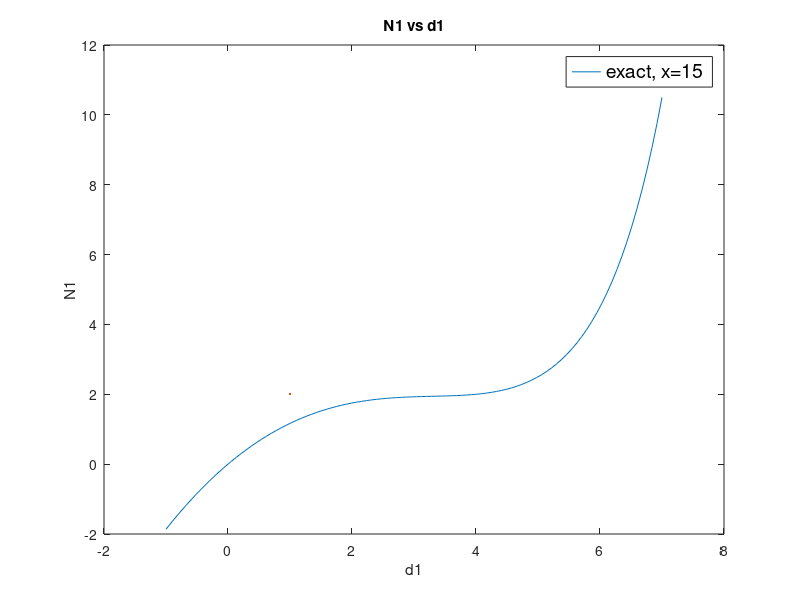
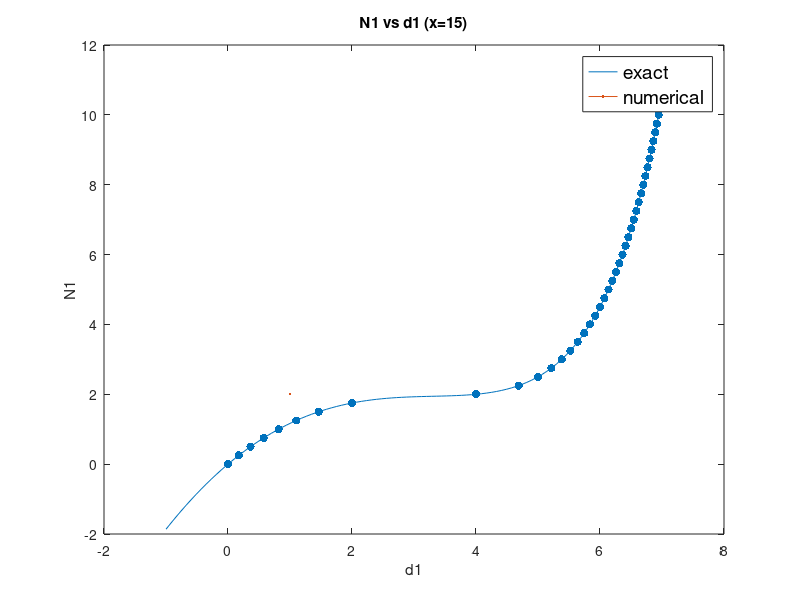
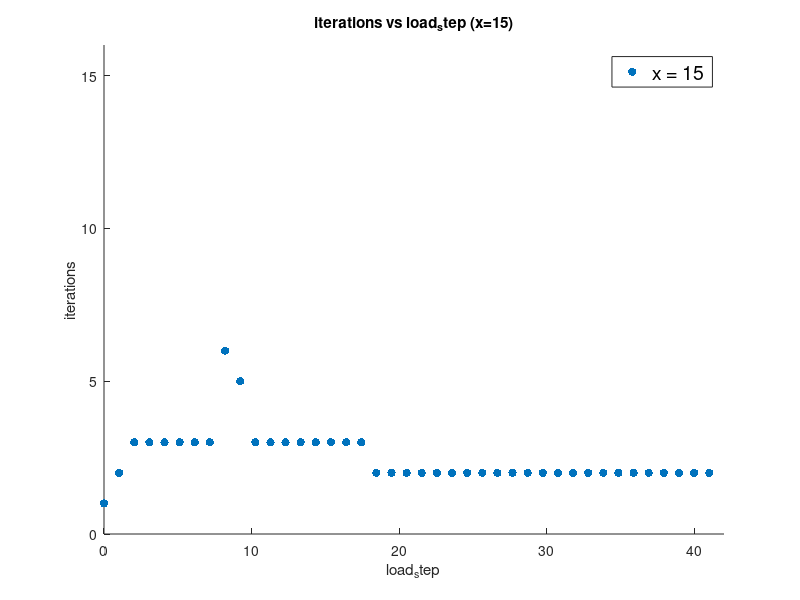
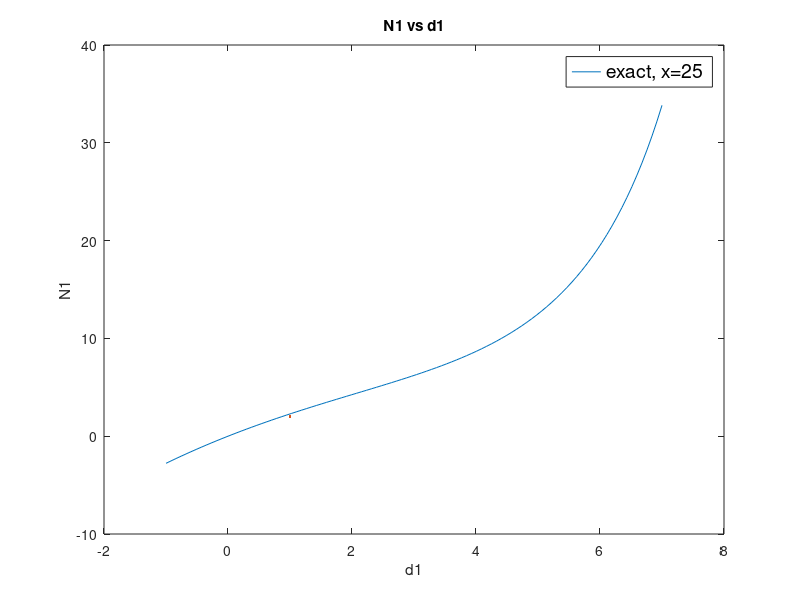

The MATLAB source for these figures, in order:
% This is the Newton-Raphson with line search algorithm solver for HW3
% Reference: H. Matthies and G. Strange. IJNME, 14 (1979) 1613-1626
clear all; clc;

%% x =15
% exact internal force
x = 15;
N1 = @(d1,d2) x * d1 ./ (10.0 - d1) - 0.5 * d2.*d2;
N2 = @(d1,d2) d2 - d1;

% external force
load_step = 0.25;
load_max = 10.0;
load_num = load_max / load_step;
F1 = @(n) load_step * n;
F2 = @(n) 0.0;

% Jacobian
J = zeros(2,2);
dN1_dd1 = @(d1,d2) 10*x / ((10.0-d1)*(10.0-d1));
dN1_dd2 = @(d1,d2) -d2;
dN2_dd1 = @(d1,d2) -1.0;
dN2_dd2 = @(d1,d2) 1.0;

% Residual R
R = zeros(2,1);
R1 = @(d1,d2,n) N1(d1,d2) - F1(n);
R2 = @(d1,d2,n) N2(d1,d2) - F2(n);


% Newton-Raphson Algorithm
% K * Deltad = -R
Deltad = zeros(2,1);
d = zeros(2,1);
tol = 1.0e-4;
d_sol = zeros(2, load_num + 1);
d_sol(:,1) = d;
iter_num = zeros(1, load_num+1);

% line search
stol = 0.5;


for n = 0:load_num
    iter_step = 0;    % record the iterate numbers

    R(1) = R1(d(1),d(2),n);
    R(2) = R2(d(1),d(2),n);
    R_norm = sqrt(R(1) * R(1) + R(2) * R(2));
    R_norm0 = R_norm;

    while true
        J(1,1) = dN1_dd1(d(1),d(2));
        J(1,2) = dN1_dd2(d(1),d(2));
        J(2,1) = dN2_dd1(d(1),d(2));
        J(2,2) = dN2_dd2(d(1),d(2));

        Deltad = -J\R;

        G0 = Deltad' * R;

        d = d + Deltad;
        iter_step = iter_step + 1;

        if iter_step == 15
            break;
        end

        R(1) = R1(d(1),d(2),n);
        R(2) = R2(d(1),d(2),n);
        R_norm = sqrt(R(1) * R(1) + R(2) * R(2));

        G = Deltad' * R;

        s = 1;
        % Line Search
        % find a s such that abs(G) <= stol * abs(G0)
        if abs(G) > stol * abs(G0)
            linmax = 10;
            smax = 16;
            sb = 0;
            sa = s;
            Gb = G0;
            Ga = G;

            % temporary variables
            d_temp = d;
            R_temp = zeros(2,1);

            % find bracket on zero
            % if Ga * Gb > 0, [sb,sa] no zero point
            % then enlarge the bracket to [sa, 2sa]
            % compute the corresponding R_temp and Gb, Ga 
            % in new bracket [sa,2sa]
            while (Ga * Gb > 0 && sa < smax)
                sb = sa;
                sa = 2*sa;
                Gb = Ga;
                d_temp = d_temp + sa * Deltad;
                R_temp(1) = R1(d_temp(1),d_temp(2),n);
                R_temp(2) = R2(d_temp(1),d_temp(2),n);
                Ga = Deltad' * R_temp;
            end

            step = sa; 
            G = Ga;
            lin_step = 0;
            % now we have already found the bracket [sb,sa]
            % which contains the zero point. Ga * Gb < 0

            % Illinois algorithm to find zero
            % while still abs(G) > stol * abs(G0), criteria is not satisfied
            while (lin_step <= linmax && Ga * Gb < 0 && ...
                    abs(G) > stol * abs(G0) ) %|| abs(sb-sa) > stol * 0.5 * (sb+sa)))
                step = sa - Ga * (sa - sb) / (Ga - Gb);   % linear interpolation
                d_temp = d_temp + step * Deltad;
                R_temp(1) = R1(d_temp(1),d_temp(2),n);
                R_temp(2) = R2(d_temp(1),d_temp(2),n);
                G = Deltad' * R_temp;

                if G * Ga > 0
                    Gb = 0.5 * Gb;
                else
                    sb = sa;
                    Gb = Ga;
                end
                sa = step;
                Ga = G;
                lin_step = lin_step + 1;
            end
            s = step;
            % update the new updates
            d = d + s * Deltad;
    
            R(1) = R1(d(1),d(2),n);
            R(2) = R2(d(1),d(2),n);
            R_norm = sqrt(R(1) * R(1) + R(2) * R(2));
        end

        if R_norm <= tol * R_norm0
            break;
        end
    end
    iter_num(:,n+1) = iter_step;
    d_sol(:,n+1) = d;
end


% plot (a) x = 15
figure;
d_exact = linspace(-1,7,100);
N1_exact = N1(d_exact, d_exact);
plot(d_exact, N1_exact, LineWidth=2);
title("N1 vs d1");
xlabel("d1");
ylabel("N1");
legend("exact, x=15",'Location', 'Best', 'FontSize', 14, 'Box', 'on');

%plot (b) x = 15
figure;
d_exact = linspace(-1,7,100);
N1_exact = N1(d_exact, d_exact);
N1_sol = N1(d_sol(1,:), d_sol(1,:));
plot(d_exact, N1_exact, LineWidth=2);
hold on;
scatter(d_sol(1,:),N1_sol,"filled");
title("N1 vs d1 (x=15)");
xlabel("d1");
ylabel("N1");
legend("exact","numerical",'Location', 'Best', 'FontSize', 14, 'Box', 'on');

%plot (c)  x= 15
figure;
load_steps = linspace(0,load_num + 1, load_num + 1);
scatter(load_steps, iter_num, "filled");
title("iterations vs load_step (x=15)");
xlim([0,42]);
ylim([0,16]);
xlabel("load_step");
ylabel("iterations");
legend("x = 15",'Location', 'Best', 'FontSize', 14, 'Box', 'on');



%% x = 25
% exact internal force
x = 25;
N1 = @(d1,d2) x * d1 ./ (10.0 - d1) - 0.5 * d2.*d2;
N2 = @(d1,d2) d2 - d1;

% external force
load_step = 0.25;
load_max = 10.0;
load_num = load_max / load_step;
F1 = @(n) load_step * n;
F2 = @(n) 0.0;

% Jacobian
J = zeros(2,2);
dN1_dd1 = @(d1,d2) 10*x / ((10.0-d1)*(10.0-d1));
dN1_dd2 = @(d1,d2) -d2;
dN2_dd1 = @(d1,d2) -1.0;
dN2_dd2 = @(d1,d2) 1.0;

% Residual R
R = zeros(2,1);
R1 = @(d1,d2,n) N1(d1,d2) - F1(n);
R2 = @(d1,d2,n) N2(d1,d2) - F2(n);


% Newton-Raphson Algorithm
% K * Deltad = -R
Deltad = zeros(2,1);
d = zeros(2,1);
tol = 1.0e-4;
d_sol = zeros(2, load_num + 1);
d_sol(:,1) = d;
iter_num = zeros(1, load_num+1);

% line search
stol = 0.5;


for n = 0:load_num
    iter_step = 0;    % record the iterate numbers

    R(1) = R1(d(1),d(2),n);
    R(2) = R2(d(1),d(2),n);
    R_norm = sqrt(R(1) * R(1) + R(2) * R(2));
    R_norm0 = R_norm;

    while true
        J(1,1) = dN1_dd1(d(1),d(2));
        J(1,2) = dN1_dd2(d(1),d(2));
        J(2,1) = dN2_dd1(d(1),d(2));
        J(2,2) = dN2_dd2(d(1),d(2));

        Deltad = -J\R;

        G0 = Deltad' * R;

        d = d + Deltad;
        iter_step = iter_step + 1;

        if iter_step == 15
            break;
        end

        R(1) = R1(d(1),d(2),n);
        R(2) = R2(d(1),d(2),n);
        R_norm = sqrt(R(1) * R(1) + R(2) * R(2));

        G = Deltad' * R;

        s = 1;
        % Line Search
        % find a s such that abs(G) <= stol * abs(G0)
        if abs(G) > stol * abs(G0)
            linmax = 10;
            smax = 16;
            sb = 0;
            sa = s;
            Gb = G0;
            Ga = G;

            % temporary variables
            d_temp = d;
            R_temp = zeros(2,1);

            % find bracket on zero
            % if Ga * Gb > 0, [sb,sa] no zero point
            % then enlarge the bracket to [sa, 2sa]
            % compute the corresponding R_temp and Gb, Ga 
            % in new bracket [sa,2sa]
            while (Ga * Gb > 0 && sa < smax)
                sb = sa;
                sa = 2*sa;
                Gb = Ga;
                d_temp = d_temp + sa * Deltad;
                R_temp(1) = R1(d_temp(1),d_temp(2),n);
                R_temp(2) = R2(d_temp(1),d_temp(2),n);
                Ga = Deltad' * R_temp;
            end

            step = sa; 
            G = Ga;
            lin_step = 0;
            % now we have already found the bracket [sb,sa]
            % which contains the zero point. Ga * Gb < 0

            % Illinois algorithm to find zero
            % while still abs(G) > stol * abs(G0), criteria is not satisfied
            while (lin_step <= linmax && Ga * Gb < 0 && ...
                    abs(G) > stol * abs(G0) ) %|| abs(sb-sa) > stol * 0.5 * (sb+sa)))
                step = sa - Ga * (sa - sb) / (Ga - Gb);   % linear interpolation
                d_temp = d_temp + step * Deltad;
                R_temp(1) = R1(d_temp(1),d_temp(2),n);
                R_temp(2) = R2(d_temp(1),d_temp(2),n);
                G = Deltad' * R_temp;

                if G * Ga > 0
                    Gb = 0.5 * Gb;
                else
                    sb = sa;
                    Gb = Ga;
                end
                sa = step;
                Ga = G;
                lin_step = lin_step + 1;
            end
            s = step;
            % update the new updates
            d = d + s * Deltad;
    
            R(1) = R1(d(1),d(2),n);
            R(2) = R2(d(1),d(2),n);
            R_norm = sqrt(R(1) * R(1) + R(2) * R(2));
        end

        if R_norm <= tol * R_norm0
            break;
        end
    end
    iter_num(:,n+1) = iter_step;
    d_sol(:,n+1) = d;
end


% plot (a) x = 25
figure;
d_exact = linspace(-1,7,100);
N1_exact = N1(d_exact, d_exact);
plot(d_exact, N1_exact, LineWidth=2);
title("N1 vs d1");
xlabel("d1");
ylabel("N1");
legend("exact, x=25",'Location', 'Best', 'FontSize', 14, 'Box', 'on');

%plot (b) x = 25
figure;
d_exact = linspace(-1,7,100);
N1_exact = N1(d_exact, d_exact);
N1_sol = N1(d_sol(1,:), d_sol(1,:));
plot(d_exact, N1_exact, LineWidth=2);
hold on;
scatter(d_sol(1,:),N1_sol,"filled");
title("N1 vs d1 (x=25)");
xlabel("d1");
ylabel("N1");
legend("exact","numerical",'Location', 'Best', 'FontSize', 14, 'Box', 'on');

%plot (c)  x= 25
figure;
load_steps = linspace(0,load_num + 1, load_num + 1);
scatter(load_steps, iter_num, "filled");
title("iterations vs load_step (x=25)");
xlim([0,42]);
ylim([0,16]);
xlabel("load_step");
ylabel("iterations");
legend("x = 25",'Location', 'Best', 'FontSize', 14, 'Box', 'on');